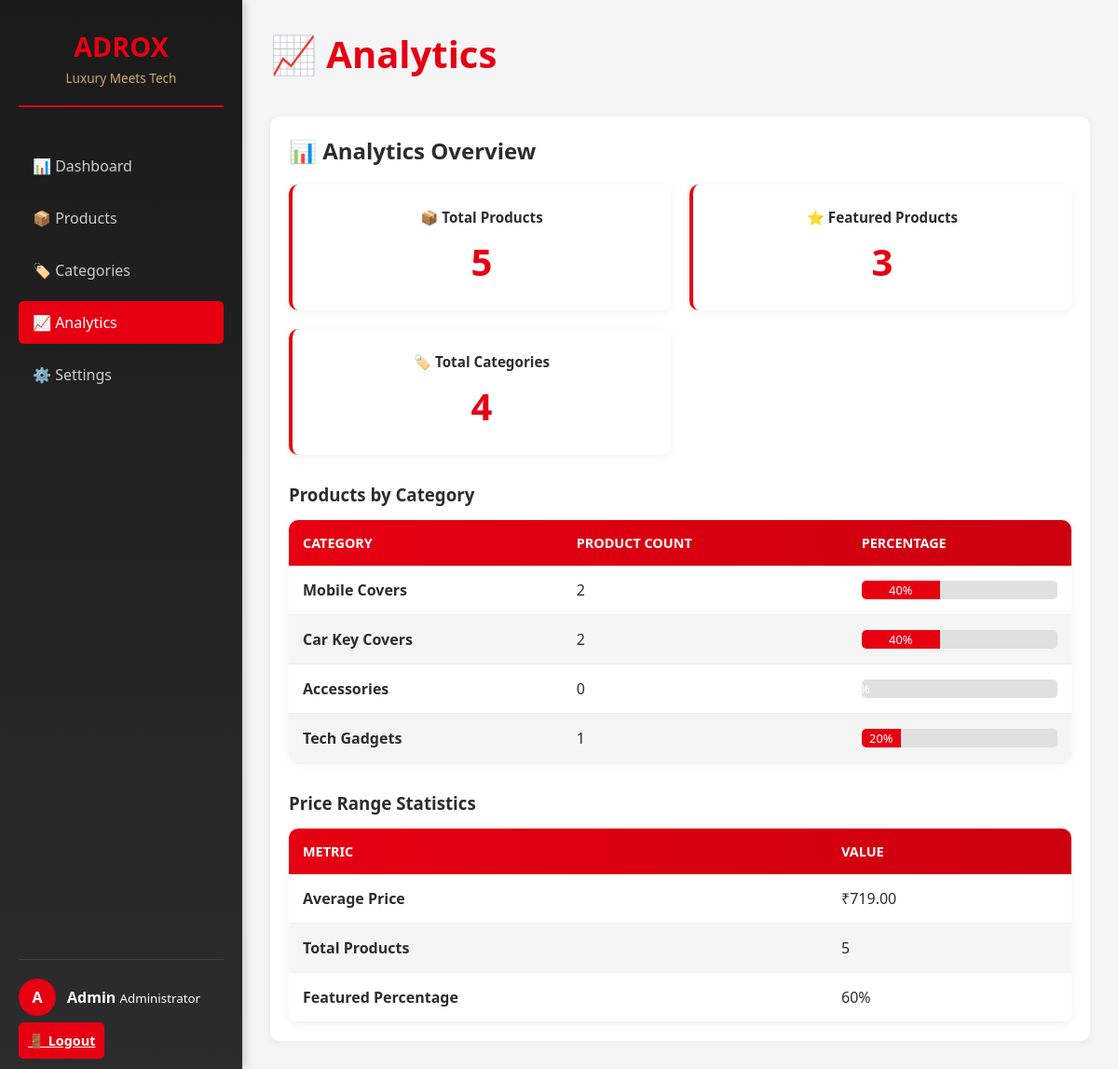
/admin/index.php?tab=analytics (signed in), run on the app's committed database.
### tables this page shows
CREATE TABLE IF NOT EXISTS categories (
  id INT PRIMARY KEY AUTO_INCREMENT,
  name VARCHAR(100) NOT NULL UNIQUE,
  description TEXT,
  created_at TIMESTAMP DEFAULT CURRENT_TIMESTAMP
);

### includes/functions.php (called while the page is built, shortened)
<?php
function get_all_products($conn) {
    $sql = "SELECT * FROM products ORDER BY is_featured DESC, created_at DESC";
    $result = $conn->query($sql);
    if ($result->num_rows > 0) {
        $products = [];
        while($row = $result->fetch_assoc()) {
            $products[] = $row;
        }
        return $products;
    }
    return [];
}
function get_category_stats($conn) {
    $sql = "SELECT c.id, c.name, COUNT(p.id) as product_count FROM categories c
            LEFT JOIN products p ON c.name = p.category GROUP BY c.id, c.name";
    $result = $conn->query($sql);
    if ($result->num_rows > 0) {
        $stats = [];
        while($row = $result->fetch_assoc()) {
            $stats[] = $row;
        }
        return $stats;
    }
    return [];
}
function get_dashboard_stats($conn) {
    $stats = [];
    $result = $conn->query("SELECT COUNT(*) as count FROM products");
    $row = $result->fetch_assoc();
    $stats['total_products'] = $row['count'];
    $result = $conn->query("SELECT COUNT(*) as count FROM products WHERE is_featured = 1");
    $row = $result->fetch_assoc();
    $stats['featured_products'] = $row['count'];
    $result = $conn->query("SELECT COUNT(*) as count FROM categories");
    $row = $result->fetch_assoc();
    $stats['total_categories'] = $row['count'];
    $result = $conn->query("SELECT COUNT(*) as count FROM contact_messages");
    $row = $result->fetch_assoc();
    $stats['contact_messages'] = $row['count'];
    $result = $conn->query("SELECT AVG(price) as avg_price FROM products");
    $row = $result->fetch_assoc();
    $stats['avg_price'] = round($row['avg_price'] ?? 0, 2);
    return $stats;
}
?>

### admin/index.php (the view, shortened to what this page needs)
<?php
require_once '../includes/config.php';
require_once '../includes/functions.php';
$conn = new mysqli(DB_SERVER, DB_USER, DB_PASSWORD, DB_NAME);
$is_logged_in = isset($_SESSION['admin_logged_in']);
$products = $is_logged_in ? get_all_products($conn) : [];
$category_stats = $is_logged_in ? get_category_stats($conn) : [];
$dashboard_stats = $is_logged_in ? get_dashboard_stats($conn) : [];
$current_tab = isset($_GET['tab']) ? $_GET['tab'] : 'dashboard';
?>
<!DOCTYPE html>
<html lang="en">
<head>
</head>
<body>
    <?php if (!$is_logged_in): ?>
        <div class="login-container">
            <div class="login-form">
                <h2>ADROX</h2>
                <p class="subtitle">Admin Dashboard</p>
                <?php if (isset($login_error)): ?>
                    <div class="message error"><?php echo $login_error; ?></div>
                <?php endif; ?>
                <form method="POST">
                    <div class="form-group">
                        <label for="username">👤 Username</label>
                        <input type="text" id="username" name="username" placeholder="admin" required>
                    </div>
                    <div class="form-group">
                        <label for="password">🔐 Password</label>
                        <input type="password" id="password" name="password" placeholder="••••••••" required>
                    </div>
                    <input type="hidden" name="action" value="login">
                    <button type="submit" class="btn" style="width: 100%; margin-bottom: 15px;">Login</button>
                </form>
                <div style="background: #f5f5f5; padding: 15px; border-radius: 5px; text-align: center; font-size: 0.85em; color: #666;">
                    <strong>Demo Credentials:</strong><br>
                    Username: <code>admin</code><br>
                    Password: <code>admin123</code>
                </div>
            </div>
        </div>
    <?php else: ?>
        <div class="sidebar">
            <div class="sidebar-logo">
                <h2>ADROX</h2>
                <p>Luxury Meets Tech</p>
            </div>
            <ul class="sidebar-menu">
                <li><a href="index.php?tab=dashboard" class="menu-link <?php echo ($current_tab === 'dashboard') ? 'active' : ''; ?>">📊 Dashboard</a></li>
                <li><a href="index.php?tab=products" class="menu-link <?php echo ($current_tab === 'products') ? 'active' : ''; ?>">📦 Products</a></li>
                <li><a href="index.php?tab=categories" class="menu-link <?php echo ($current_tab === 'categories') ? 'active' : ''; ?>">🏷️ Categories</a></li>
                <li><a href="index.php?tab=analytics" class="menu-link <?php echo ($current_tab === 'analytics') ? 'active' : ''; ?>">📈 Analytics</a></li>
                <li><a href="index.php?tab=settings" class="menu-link <?php echo ($current_tab === 'settings') ? 'active' : ''; ?>">⚙️ Settings</a></li>
            </ul>
            <div class="sidebar-user">
                <div class="user-info">
                    <div class="user-avatar">A</div>
                    <div>
                        <strong>Admin</strong>
                        <small>Administrator</small>
                    </div>
                </div>
                <a href="?logout=true" class="logout-btn">🚪 Logout</a>
            </div>
        </div>
        <div class="main-content">
            <div class="admin-container">
                <div class="header">
                    <h1><?php
                        switch($current_tab) {
                            case 'analytics': echo '📈 Analytics'; break;
                        }
                    ?></h1>
                </div>
                <?php if ($current_tab === 'analytics'): ?>
                    <div style="background: white; padding: 20px; border-radius: 10px; box-shadow: 0 2px 10px rgba(0, 0, 0, 0.05);">
                        <h2 style="margin-bottom: 20px; color: #2c2c2c;">📊 Analytics Overview</h2>
                        <div style="display: grid; grid-template-columns: repeat(auto-fit, minmax(300px, 1fr)); gap: 20px; margin-bottom: 30px;">
                            <div class="stat-card">
                                <h3>📦 Total Products</h3>
                                <p class="stat-number"><?php echo $dashboard_stats['total_products']; ?></p>
                            </div>
                            <div class="stat-card">
                                <h3>⭐ Featured Products</h3>
                                <p class="stat-number"><?php echo $dashboard_stats['featured_products']; ?></p>
                            </div>
                            <div class="stat-card">
                                <h3>🏷️ Total Categories</h3>
                                <p class="stat-number"><?php echo $dashboard_stats['total_categories']; ?></p>
                            </div>
                        </div>
                        <h3 style="margin-top: 30px; margin-bottom: 15px;">Products by Category</h3>
                        <table class="products-table">
                            <thead>
                                <tr>
                                    <th>Category</th>
                                    <th>Product Count</th>
                                    <th>Percentage</th>
                                </tr>
                            </thead>
                            <tbody>
                                <?php if (empty($category_stats)): ?>
                                    <tr>
                                        <td colspan="3" style="text-align: center; padding: 30px;">No data available</td>
                                    </tr>
                                <?php else: ?>
                                    <?php
                                        $total = array_sum(array_column($category_stats, 'product_count'));
                                        foreach ($category_stats as $stat):
                                            $percentage = $total > 0 ? round(($stat['product_count'] / $total) * 100, 1) : 0;
                                    ?>
                                        <tr>
                                            <td><strong><?php echo htmlspecialchars($stat['name']); ?></strong></td>
                                            <td><?php echo $stat['product_count']; ?></td>
                                            <td>
                                                <div style="background: #e0e0e0; border-radius: 5px; height: 20px; overflow: hidden;">
                                                    <div style="background: #E60012; height: 100%; width: <?php echo $percentage; ?>%; display: flex; align-items: center; justify-content: center; color: white; font-size: 0.8em;">
                                                        <?php echo $percentage; ?>%
                                                    </div>
                                                </div>
                                            </td>
                                        </tr>
                                    <?php endforeach; ?>
                                <?php endif; ?>
                            </tbody>
                        </table>
                        <h3 style="margin-top: 30px; margin-bottom: 15px;">Price Range Statistics</h3>
                        <table class="products-table">
                            <thead>
                                <tr>
                                    <th>Metric</th>
                                    <th>Value</th>
                                </tr>
                            </thead>
                            <tbody>
                                <tr>
                                    <td><strong>Average Price</strong></td>
                                    <td>₹<?php echo number_format($dashboard_stats['avg_price'], 2); ?></td>
                                </tr>
                                <tr>
                                    <td><strong>Total Products</strong></td>
                                    <td><?php echo $dashboard_stats['total_products']; ?></td>
                                </tr>
                                <tr>
                                    <td><strong>Featured Percentage</strong></td>
                                    <td><?php echo $dashboard_stats['total_products'] > 0 ? round(($dashboard_stats['featured_products'] / $dashboard_stats['total_products']) * 100, 1) : 0; ?>%</td>
                                </tr>
                            </tbody>
                        </table>
                    </div>
                <?php endif; ?>
            </div>
        </div>
    <?php endif; ?>
</body>
</html>

### admin/index.php (style rules this page uses)
* { margin: 0; padding: 0; box-sizing: border-box; }
body { font-family: 'Segoe UI', Tahoma, Geneva, Verdana, sans-serif; background: #f5f5f5; color: #2c2c2c; display: flex; height: 100vh; }
.sidebar { width: 260px; background: linear-gradient(180deg, #1a1a1a 0%, #2c2c2c 100%); color: white; padding: 30px 20px; position: fixed; height: 100vh; overflow-y: auto; box-shadow: 2px 0 10px rgba(0, 0, 0, 0.2); }
.sidebar-logo { text-align: center; margin-bottom: 40px; padding-bottom: 20px; border-bottom: 2px solid #E60012; }
.sidebar-logo h2 { color: #E60012; font-size: 1.8em; margin-bottom: 5px; }
.sidebar-logo p { color: #d4a574; font-size: 0.85em; font-weight: 300; }
.sidebar-menu { list-style: none; }
.sidebar-menu li { margin-bottom: 10px; }
.sidebar-menu a { display: flex; align-items: center; gap: 12px; padding: 12px 15px; color: #ccc; text-decoration: none; border-radius: 5px; transition: all 0.3s; }
.sidebar-menu a.active { background: #E60012; color: white; }
.sidebar-user { position: absolute; bottom: 20px; left: 20px; right: 20px; padding-top: 20px; border-top: 1px solid #444; }
.user-info { display: flex; align-items: center; gap: 12px; margin-bottom: 15px; }
.user-avatar { width: 40px; height: 40px; border-radius: 50%; background: #E60012; display: flex; align-items: center; justify-content: center; font-weight: bold; color: white; }
.logout-btn { width: 100%; padding: 10px; background: #E60012; color: white; border: none; border-radius: 5px; cursor: pointer; font-weight: 600; transition: 0.3s; font-size: 0.9em; }
.main-content { margin-left: 260px; flex: 1; overflow-y: auto; padding: 30px; }
.admin-container { max-width: 1200px; }
.header { display: flex; justify-content: space-between; align-items: center; margin-bottom: 40px; }
.header h1 { font-size: 2.5em; color: #E60012; display: flex; align-items: center; gap: 10px; }
.products-table { width: 100%; border-collapse: collapse; background: white; box-shadow: 0 2px 10px rgba(0, 0, 0, 0.05); border-radius: 10px; overflow: hidden; }
.products-table thead { background: linear-gradient(90deg, #E60012 0%, #cc000f 100%); color: white; }
.products-table th, .products-table td { padding: 15px; text-align: left; }
.products-table th { font-weight: 600; text-transform: uppercase; font-size: 0.9em; }
.products-table tbody tr { border-bottom: 1px solid #f0f0f0; transition: background 0.3s; }
.products-table tbody tr:nth-child(even) { background: #f5f5f5; }
.stat-card { background: white; padding: 25px; border-radius: 10px; box-shadow: 0 2px 10px rgba(0, 0, 0, 0.05); text-align: center; transition: all 0.3s; border-left: 4px solid #E60012; }
.stat-card h3 { color: #2c2c2c; font-size: 0.95em; margin-bottom: 10px; font-weight: 600; }
.stat-number { font-size: 2.5em; color: #E60012; font-weight: bold; margin: 0; }

### data on the page
categories: name "Mobile Covers", product_count "2", percentage "40"
categories: name "Car Key Covers", product_count "2", percentage "40"
categories: name "Accessories", product_count "0"
categories: name "Tech Gadgets", product_count "1", percentage "20"

### other printed values
$dashboard_stats['total_products'] "5"
$dashboard_stats['featured_products'] "3"
$dashboard_stats['total_categories'] "4"
$dashboard_stats['avg_price'] "719.00"
